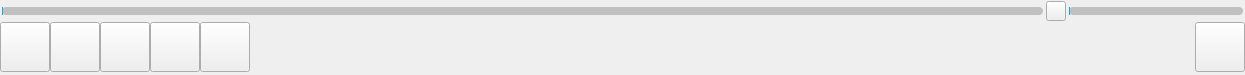
<?xml version="1.0" encoding="UTF-8"?>
<ui version="4.0">
 <class>ControlCenter</class>
 <widget class="QWidget" name="ControlCenter">
  <property name="geometry">
   <rect>
    <x>0</x>
    <y>0</y>
    <width>1245</width>
    <height>75</height>
   </rect>
  </property>
  <property name="sizePolicy">
   <sizepolicy hsizetype="Preferred" vsizetype="Preferred">
    <horstretch>0</horstretch>
    <verstretch>0</verstretch>
   </sizepolicy>
  </property>
  <property name="minimumSize">
   <size>
    <width>0</width>
    <height>70</height>
   </size>
  </property>
  <property name="maximumSize">
   <size>
    <width>16777215</width>
    <height>75</height>
   </size>
  </property>
  <property name="windowTitle">
   <string>Form</string>
  </property>
  <property name="styleSheet">
   <string notr="true"/>
  </property>
  <layout class="QVBoxLayout" name="verticalLayout">
   <property name="spacing">
    <number>0</number>
   </property>
   <property name="leftMargin">
    <number>0</number>
   </property>
   <property name="topMargin">
    <number>0</number>
   </property>
   <property name="rightMargin">
    <number>0</number>
   </property>
   <property name="bottomMargin">
    <number>0</number>
   </property>
   <item>
    <widget class="QWidget" name="ControlPos" native="true">
     <property name="sizePolicy">
      <sizepolicy hsizetype="Preferred" vsizetype="Fixed">
       <horstretch>0</horstretch>
       <verstretch>0</verstretch>
      </sizepolicy>
     </property>
     <property name="minimumSize">
      <size>
       <width>0</width>
       <height>20</height>
      </size>
     </property>
     <property name="maximumSize">
      <size>
       <width>16777215</width>
       <height>20</height>
      </size>
     </property>
     <layout class="QHBoxLayout" name="horizontalLayout_2">
      <property name="spacing">
       <number>3</number>
      </property>
      <property name="leftMargin">
       <number>2</number>
      </property>
      <property name="topMargin">
       <number>0</number>
      </property>
      <property name="rightMargin">
       <number>2</number>
      </property>
      <property name="bottomMargin">
       <number>0</number>
      </property>
      <item>
       <widget class="ProgressBar" name="MediaSlider">
        <property name="sizePolicy">
         <sizepolicy hsizetype="Expanding" vsizetype="Fixed">
          <horstretch>6</horstretch>
          <verstretch>0</verstretch>
         </sizepolicy>
        </property>
        <property name="minimumSize">
         <size>
          <width>0</width>
          <height>8</height>
         </size>
        </property>
        <property name="maximumSize">
         <size>
          <width>16777215</width>
          <height>8</height>
         </size>
        </property>
        <property name="cursor">
         <cursorShape>PointingHandCursor</cursorShape>
        </property>
        <property name="styleSheet">
         <string notr="true">QSlider::groove{
		border:0px;
		border-radius:4px;
		background:rgba(0,0,0,50);
}
QSlider::sub-page{
		border-radius:4px; 
		background:rgb(0, 170, 255);
}</string>
        </property>
        <property name="orientation">
         <enum>Qt::Horizontal</enum>
        </property>
       </widget>
      </item>
      <item>
       <widget class="QPushButton" name="setVolume">
        <property name="sizePolicy">
         <sizepolicy hsizetype="Expanding" vsizetype="Ignored">
          <horstretch>0</horstretch>
          <verstretch>0</verstretch>
         </sizepolicy>
        </property>
        <property name="minimumSize">
         <size>
          <width>20</width>
          <height>20</height>
         </size>
        </property>
        <property name="maximumSize">
         <size>
          <width>20</width>
          <height>20</height>
         </size>
        </property>
        <property name="text">
         <string/>
        </property>
        <property name="icon">
         <iconset>
          <normaloff>../Music_Player/res/Volume.png</normaloff>../Music_Player/res/Volume.png</iconset>
        </property>
        <property name="iconSize">
         <size>
          <width>20</width>
          <height>20</height>
         </size>
        </property>
       </widget>
      </item>
      <item>
       <widget class="ProgressBar" name="VolumeSlider">
        <property name="sizePolicy">
         <sizepolicy hsizetype="Expanding" vsizetype="Fixed">
          <horstretch>1</horstretch>
          <verstretch>0</verstretch>
         </sizepolicy>
        </property>
        <property name="minimumSize">
         <size>
          <width>0</width>
          <height>8</height>
         </size>
        </property>
        <property name="maximumSize">
         <size>
          <width>16777215</width>
          <height>8</height>
         </size>
        </property>
        <property name="styleSheet">
         <string notr="true">QSlider::groove{
		border:0px;
		border-radius:4px;
		background:rgba(0,0,0,50);
}
QSlider::sub-page{
		border-radius:4px; 
		background:rgb(0, 170, 255);
}</string>
        </property>
        <property name="orientation">
         <enum>Qt::Horizontal</enum>
        </property>
       </widget>
      </item>
     </layout>
    </widget>
   </item>
   <item>
    <widget class="QWidget" name="ControlFile" native="true">
     <property name="sizePolicy">
      <sizepolicy hsizetype="Preferred" vsizetype="Fixed">
       <horstretch>0</horstretch>
       <verstretch>0</verstretch>
      </sizepolicy>
     </property>
     <property name="minimumSize">
      <size>
       <width>0</width>
       <height>50</height>
      </size>
     </property>
     <property name="maximumSize">
      <size>
       <width>16777215</width>
       <height>50</height>
      </size>
     </property>
     <layout class="QHBoxLayout" name="horizontalLayout">
      <property name="spacing">
       <number>0</number>
      </property>
      <property name="leftMargin">
       <number>0</number>
      </property>
      <property name="topMargin">
       <number>0</number>
      </property>
      <property name="rightMargin">
       <number>0</number>
      </property>
      <property name="bottomMargin">
       <number>0</number>
      </property>
      <item>
       <widget class="QPushButton" name="PlayButton">
        <property name="sizePolicy">
         <sizepolicy hsizetype="Expanding" vsizetype="Fixed">
          <horstretch>0</horstretch>
          <verstretch>0</verstretch>
         </sizepolicy>
        </property>
        <property name="minimumSize">
         <size>
          <width>50</width>
          <height>50</height>
         </size>
        </property>
        <property name="maximumSize">
         <size>
          <width>50</width>
          <height>50</height>
         </size>
        </property>
        <property name="text">
         <string/>
        </property>
        <property name="icon">
         <iconset resource="src.qrc">
          <normaloff>:/src/Play.png</normaloff>:/src/Play.png</iconset>
        </property>
        <property name="iconSize">
         <size>
          <width>30</width>
          <height>30</height>
         </size>
        </property>
       </widget>
      </item>
      <item>
       <widget class="QPushButton" name="StopButton">
        <property name="sizePolicy">
         <sizepolicy hsizetype="Expanding" vsizetype="Fixed">
          <horstretch>0</horstretch>
          <verstretch>0</verstretch>
         </sizepolicy>
        </property>
        <property name="minimumSize">
         <size>
          <width>50</width>
          <height>50</height>
         </size>
        </property>
        <property name="maximumSize">
         <size>
          <width>50</width>
          <height>50</height>
         </size>
        </property>
        <property name="text">
         <string/>
        </property>
        <property name="icon">
         <iconset resource="src.qrc">
          <normaloff>:/src/Close.png</normaloff>:/src/Close.png</iconset>
        </property>
        <property name="iconSize">
         <size>
          <width>30</width>
          <height>30</height>
         </size>
        </property>
       </widget>
      </item>
      <item>
       <widget class="QPushButton" name="PreviousButton">
        <property name="sizePolicy">
         <sizepolicy hsizetype="Expanding" vsizetype="Fixed">
          <horstretch>0</horstretch>
          <verstretch>0</verstretch>
         </sizepolicy>
        </property>
        <property name="minimumSize">
         <size>
          <width>50</width>
          <height>50</height>
         </size>
        </property>
        <property name="maximumSize">
         <size>
          <width>50</width>
          <height>50</height>
         </size>
        </property>
        <property name="text">
         <string/>
        </property>
        <property name="icon">
         <iconset resource="src.qrc">
          <normaloff>:/src/Previous.png</normaloff>:/src/Previous.png</iconset>
        </property>
        <property name="iconSize">
         <size>
          <width>30</width>
          <height>30</height>
         </size>
        </property>
       </widget>
      </item>
      <item>
       <widget class="QPushButton" name="NextButton">
        <property name="sizePolicy">
         <sizepolicy hsizetype="Expanding" vsizetype="Fixed">
          <horstretch>0</horstretch>
          <verstretch>0</verstretch>
         </sizepolicy>
        </property>
        <property name="minimumSize">
         <size>
          <width>50</width>
          <height>50</height>
         </size>
        </property>
        <property name="maximumSize">
         <size>
          <width>50</width>
          <height>50</height>
         </size>
        </property>
        <property name="text">
         <string/>
        </property>
        <property name="icon">
         <iconset resource="src.qrc">
          <normaloff>:/src/Next.png</normaloff>:/src/Next.png</iconset>
        </property>
        <property name="iconSize">
         <size>
          <width>30</width>
          <height>30</height>
         </size>
        </property>
       </widget>
      </item>
      <item>
       <widget class="QPushButton" name="OpenButton">
        <property name="sizePolicy">
         <sizepolicy hsizetype="Expanding" vsizetype="Fixed">
          <horstretch>0</horstretch>
          <verstretch>0</verstretch>
         </sizepolicy>
        </property>
        <property name="minimumSize">
         <size>
          <width>50</width>
          <height>50</height>
         </size>
        </property>
        <property name="maximumSize">
         <size>
          <width>50</width>
          <height>50</height>
         </size>
        </property>
        <property name="text">
         <string/>
        </property>
        <property name="icon">
         <iconset resource="src.qrc">
          <normaloff>:/src/Search.png</normaloff>:/src/Search.png</iconset>
        </property>
        <property name="iconSize">
         <size>
          <width>30</width>
          <height>30</height>
         </size>
        </property>
       </widget>
      </item>
      <item>
       <widget class="QWidget" name="InformatWidget" native="true">
        <property name="sizePolicy">
         <sizepolicy hsizetype="Preferred" vsizetype="Preferred">
          <horstretch>10</horstretch>
          <verstretch>0</verstretch>
         </sizepolicy>
        </property>
       </widget>
      </item>
      <item>
       <widget class="QPushButton" name="PlayListButton">
        <property name="sizePolicy">
         <sizepolicy hsizetype="Expanding" vsizetype="Fixed">
          <horstretch>0</horstretch>
          <verstretch>0</verstretch>
         </sizepolicy>
        </property>
        <property name="minimumSize">
         <size>
          <width>50</width>
          <height>50</height>
         </size>
        </property>
        <property name="maximumSize">
         <size>
          <width>50</width>
          <height>50</height>
         </size>
        </property>
        <property name="text">
         <string/>
        </property>
        <property name="icon">
         <iconset resource="src.qrc">
          <normaloff>:/src/Play_Mode_03.png</normaloff>:/src/Play_Mode_03.png</iconset>
        </property>
        <property name="iconSize">
         <size>
          <width>30</width>
          <height>30</height>
         </size>
        </property>
       </widget>
      </item>
     </layout>
    </widget>
   </item>
  </layout>
  <zorder>ControlFile</zorder>
  <zorder>ControlPos</zorder>
 </widget>
 <customwidgets>
  <customwidget>
   <class>ProgressBar</class>
   <extends>QSlider</extends>
   <header location="global">progressbar.h</header>
  </customwidget>
 </customwidgets>
 <resources>
  <include location="src.qrc"/>
 </resources>
 <connections/>
</ui>
